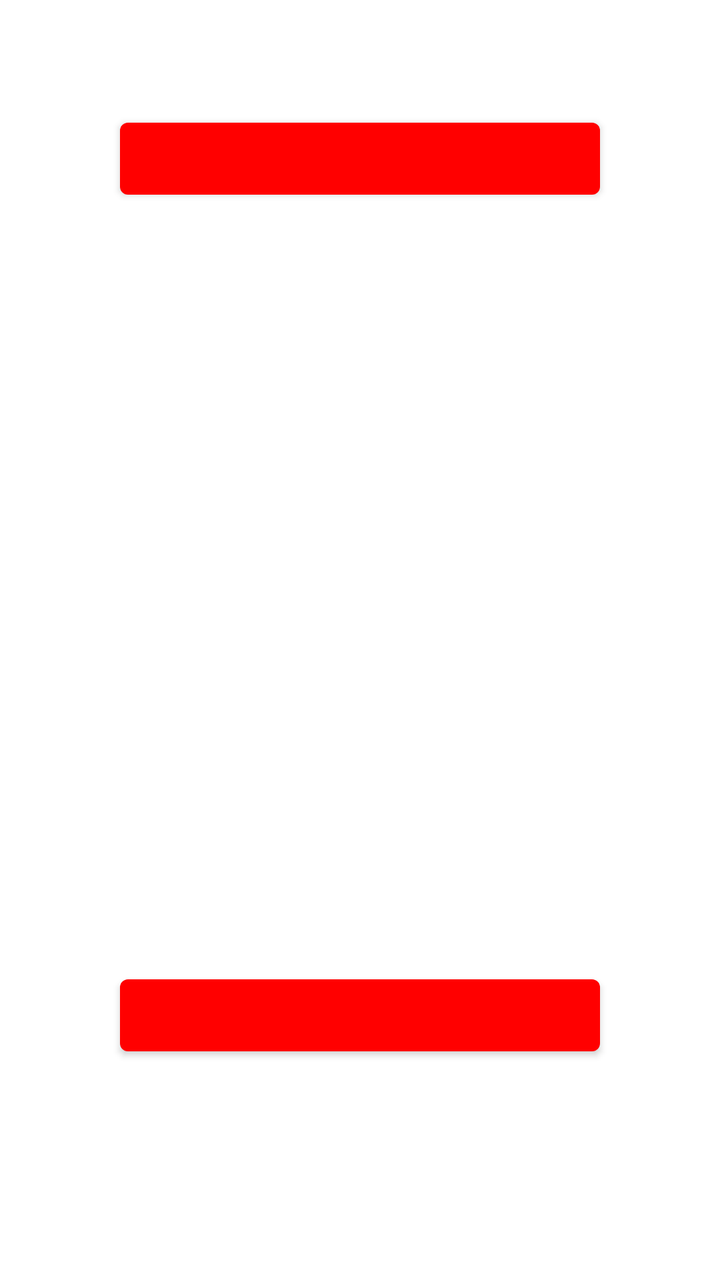
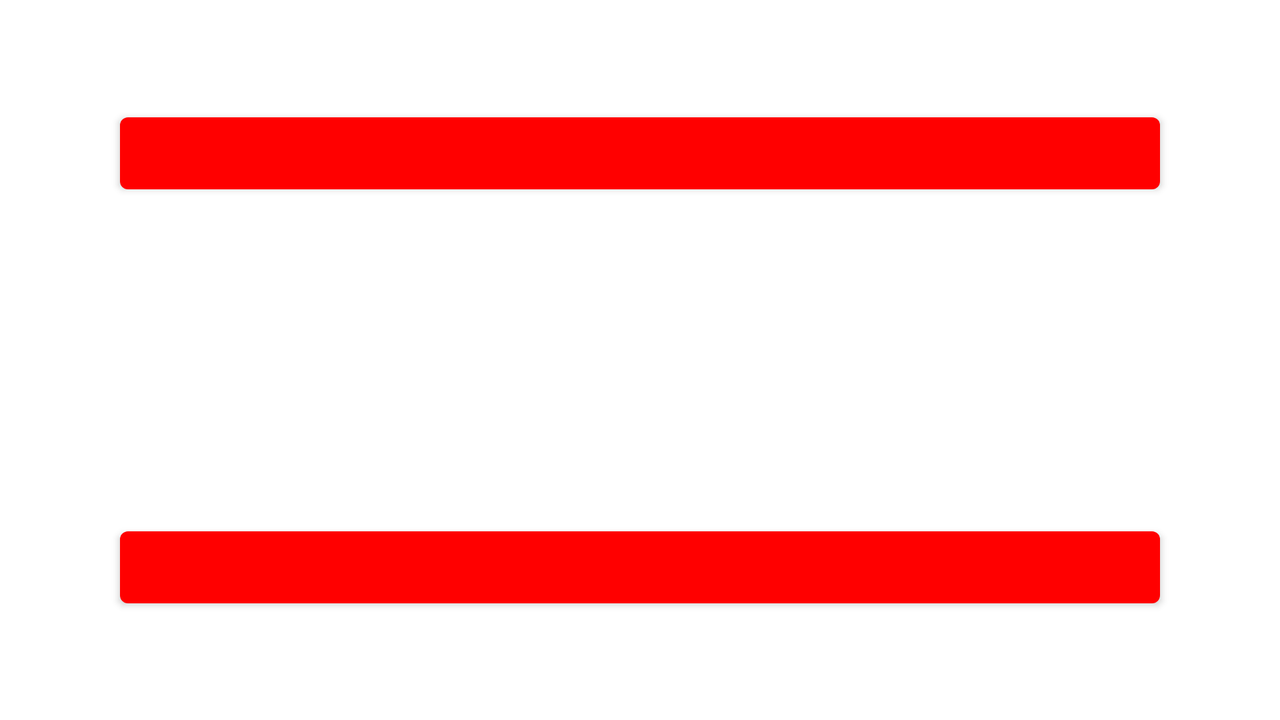

Compare how this app lays out the same screen by default and in its alternative resource folder. The renders come first, then the two layout files and the values they reference.
<!-- AndroidManifest.xml: application theme Theme.DuelQuizz -->
<!-- res/layout/activity_game.xml -->
<?xml version="1.0" encoding="utf-8"?>
<androidx.constraintlayout.widget.ConstraintLayout
    android:id="@+id/game"
    xmlns:android="http://schemas.android.com/apk/res/android"
    xmlns:tools="http://schemas.android.com/tools"
    android:layout_width="match_parent"
    android:layout_height="match_parent"
    xmlns:app="http://schemas.android.com/apk/res-auto"
    android:orientation="horizontal"
    tools:ignore="MissingDefaultResource">


    <Button
        android:id="@+id/bt_player1"
        android:layout_width="match_parent"
        android:layout_height="wrap_content"
        android:layout_gravity="center"
        android:layout_marginLeft="60dp"
        android:layout_marginRight="60dp"
        android:layout_marginTop="50dp"
        app:layout_constraintBottom_toBottomOf="parent"
        app:layout_constraintLeft_toLeftOf="parent"
        app:layout_constraintRight_toRightOf="parent"
        app:layout_constraintTop_toTopOf="parent"
        app:layout_constraintVertical_bias="0.01">
    </Button>

    <TextView
        android:id="@+id/question1"
        android:layout_width="match_parent"
        android:layout_height="wrap_content"
        android:layout_gravity="center"
        android:rotation="180"
        android:layout_marginLeft="250dp"
        android:layout_marginRight="60dp"
        android:layout_marginTop="50dp"
        app:layout_constraintBottom_toBottomOf="parent"
        app:layout_constraintLeft_toLeftOf="parent"
        app:layout_constraintRight_toRightOf="parent"
        app:layout_constraintTop_toTopOf="parent"
        app:layout_constraintVertical_bias="0.2">
    </TextView>

    <TextView
        android:id="@+id/txt_namePlayer1"
        android:layout_width="match_parent"
        android:layout_height="wrap_content"
        android:layout_marginLeft="60dp"
        android:layout_marginRight="560dp"
        android:layout_marginTop="50dp"
        android:text="@string/game_player1_textbox"
        android:textSize="20dp"
        android:rotation="180"
        app:layout_constraintBottom_toBottomOf="parent"
        app:layout_constraintLeft_toLeftOf="parent"
        app:layout_constraintRight_toRightOf="parent"
        app:layout_constraintTop_toTopOf="parent"
        app:layout_constraintVertical_bias="0.22"/>

    <TextView
        android:id="@+id/txt_score1"
        android:layout_width="70dp"
        android:layout_height="70dp"
        android:layout_marginLeft="30dp"
        android:layout_marginRight="650dp"
        android:layout_marginTop="50dp"
        android:text="@string/game_score1_textbox"
        android:textSize="60dp"
        android:textAlignment="center"
        app:layout_constraintBottom_toBottomOf="parent"
        app:layout_constraintLeft_toLeftOf="parent"
        app:layout_constraintRight_toRightOf="parent"
        app:layout_constraintTop_toTopOf="parent"
        app:layout_constraintVertical_bias="0.4"/>

    <Button
        android:id="@+id/bt_menu"
        android:layout_width="match_parent"
        android:layout_height="wrap_content"
        android:layout_gravity="center"
        android:layout_marginLeft="220dp"
        android:layout_marginRight="380dp"
        android:layout_marginTop="50dp"
        android:text="@string/game_menu_button"
        app:layout_constraintBottom_toBottomOf="parent"
        app:layout_constraintLeft_toLeftOf="parent"
        app:layout_constraintRight_toRightOf="parent"
        app:layout_constraintTop_toTopOf="parent"
        app:layout_constraintVertical_bias="0.4">
    </Button>

    <TextView
        android:id="@+id/txt_score2"
        android:layout_width="70dp"
        android:layout_height="70dp"
        android:layout_marginLeft="650dp"
        android:layout_marginRight="30dp"
        android:layout_marginTop="50dp"
        android:text="@string/game_score2_textbox"
        android:textSize="60dp"
        android:textAlignment="center"
        app:layout_constraintBottom_toBottomOf="parent"
        app:layout_constraintLeft_toLeftOf="parent"
        app:layout_constraintRight_toRightOf="parent"
        app:layout_constraintTop_toTopOf="parent"
        app:layout_constraintVertical_bias="0.4"/>
    <Button
        android:id="@+id/bt_replay"
        android:layout_width="match_parent"
        android:layout_height="wrap_content"
        android:layout_gravity="center"
        android:layout_marginLeft="380dp"
        android:layout_marginRight="220dp"
        android:layout_marginTop="50dp"
        android:text="@string/game_replay_button"
        app:layout_constraintBottom_toBottomOf="parent"
        app:layout_constraintLeft_toLeftOf="parent"
        app:layout_constraintRight_toRightOf="parent"
        app:layout_constraintTop_toTopOf="parent"
        app:layout_constraintVertical_bias="0.4">
    </Button>

    <TextView
        android:id="@+id/txt_namePlayer2"
        android:layout_width="match_parent"
        android:layout_height="wrap_content"
        android:layout_marginLeft="560dp"
        android:layout_marginRight="60dp"
        android:layout_marginTop="50dp"
        android:text="@string/game_player2_textbox"
        android:textSize="20dp"
        app:layout_constraintBottom_toBottomOf="parent"
        app:layout_constraintLeft_toLeftOf="parent"
        app:layout_constraintRight_toRightOf="parent"
        app:layout_constraintTop_toTopOf="parent"
        app:layout_constraintVertical_bias="0.61"/>

    <Button
        android:id="@+id/bt_player2"
        android:layout_width="match_parent"
        android:layout_height="wrap_content"
        android:layout_gravity="center"
        android:layout_marginLeft="60dp"
        android:layout_marginRight="60dp"
        android:layout_marginTop="50dp"
        app:layout_constraintBottom_toBottomOf="parent"
        app:layout_constraintLeft_toLeftOf="parent"
        app:layout_constraintRight_toRightOf="parent"
        app:layout_constraintTop_toTopOf="parent"
        app:layout_constraintVertical_bias="0.8">
    </Button>

    <TextView
        android:id="@+id/question2"
        android:layout_width="match_parent"
        android:layout_height="wrap_content"
        android:layout_gravity="center"
        android:layout_marginLeft="60dp"
        android:layout_marginRight="250dp"
        android:layout_marginTop="50dp"
        app:layout_constraintBottom_toBottomOf="parent"
        app:layout_constraintLeft_toLeftOf="parent"
        app:layout_constraintRight_toRightOf="parent"
        app:layout_constraintTop_toTopOf="parent"
        app:layout_constraintVertical_bias="0.63">
    </TextView>

</androidx.constraintlayout.widget.ConstraintLayout>
<!-- resources referenced by this layout -->
<resources>
  <string name="game_menu_button">Menu</string>
  <string name="game_player1_textbox">Player 1</string>
  <string name="game_player2_textbox">Player 2</string>
  <string name="game_replay_button">Rejouer</string>
  <string name="game_score1_textbox">0</string>
  <string name="game_score2_textbox">0</string>
  <style name="Theme.DuelQuizz" parent="Theme.MaterialComponents.DayNight.DarkActionBar">
          
          <item name="colorPrimary">@color/red</item>
          <item name="colorPrimaryVariant">@color/yellow</item>
          <item name="colorOnPrimary">@color/white</item>
          
          <item name="colorSecondary">@color/orange</item>
          <item name="colorSecondaryVariant">@color/teal_700</item>
          <item name="colorOnSecondary">@color/black</item>
          
          <item name="android:statusBarColor" tools:targetApi="l">?attr/colorPrimaryVariant</item>
          
      </style>
  <color name="red">#FF0000</color>
  <color name="yellow">#FFC107</color>
  <color name="white">#FFFFFFFF</color>
  <color name="orange">#FF5722</color>
  <color name="teal_700">#FF018786</color>
  <color name="black">#FF000000</color>
</resources>
<!-- res/layout-land/activity_game.xml (the repository's variant of the layout above) -->
<!-- drawn on the phone turned sideways -->
<?xml version="1.0" encoding="utf-8"?>
<androidx.constraintlayout.widget.ConstraintLayout
    xmlns:android="http://schemas.android.com/apk/res/android"
    xmlns:tools="http://schemas.android.com/tools"
    android:layout_width="match_parent"
    android:layout_height="match_parent"
    xmlns:app="http://schemas.android.com/apk/res-auto"
    android:orientation="horizontal"
    tools:ignore="MissingDefaultResource">


    <Button
        android:id="@+id/bt_player1"
        android:layout_width="match_parent"
        android:layout_height="wrap_content"
        android:layout_gravity="center"
        android:layout_marginLeft="60dp"
        android:layout_marginRight="60dp"
        android:layout_marginTop="50dp"
        app:layout_constraintBottom_toBottomOf="parent"
        app:layout_constraintLeft_toLeftOf="parent"
        app:layout_constraintRight_toRightOf="parent"
        app:layout_constraintTop_toTopOf="parent"
        app:layout_constraintVertical_bias="0.01">
    </Button>

    <Button
        android:id="@+id/bt_player2"
        android:layout_width="match_parent"
        android:layout_height="wrap_content"
        android:layout_gravity="center"
        android:layout_marginLeft="60dp"
        android:layout_marginRight="60dp"
        android:layout_marginTop="50dp"
        app:layout_constraintBottom_toBottomOf="parent"
        app:layout_constraintLeft_toLeftOf="parent"
        app:layout_constraintRight_toRightOf="parent"
        app:layout_constraintTop_toTopOf="parent"
        app:layout_constraintVertical_bias="0.8">
    </Button>

</androidx.constraintlayout.widget.ConstraintLayout>
<!-- resources referenced by the variant -->
<!-- as the phone turned sideways resolves them -->
<resources>
  <style name="Theme.DuelQuizz" parent="Theme.MaterialComponents.DayNight.DarkActionBar">
          
          <item name="colorPrimary">@color/red</item>
          <item name="colorPrimaryVariant">@color/yellow</item>
          <item name="colorOnPrimary">@color/white</item>
          
          <item name="colorSecondary">@color/orange</item>
          <item name="colorSecondaryVariant">@color/teal_700</item>
          <item name="colorOnSecondary">@color/black</item>
          
          <item name="android:statusBarColor" tools:targetApi="l">?attr/colorPrimaryVariant</item>
          
      </style>
  <color name="red">#FF0000</color>
  <color name="yellow">#FFC107</color>
  <color name="white">#FFFFFFFF</color>
  <color name="orange">#FF5722</color>
  <color name="teal_700">#FF018786</color>
  <color name="black">#FF000000</color>
</resources>
